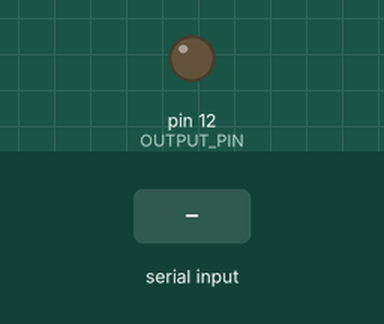
Simulated run of this sketch. Board: Arduino Uno, built with avr-gcc and run on an emulated ATmega328P. Shown: output pins drawn as LEDs (lit = HIGH). The test bench sets the inputs (shaded band). What the sketch prints to the serial monitor is not drawn.

Above: at 1.2 s.
1.3 s: "ON\n" received over Serial
At 2.4 s:
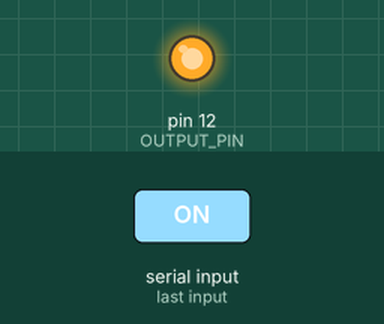
2.8 s: byte 10 ('\n') received over Serial
Timing chart, 0 to 6.8 s (numbered marks = the images above; inputs shaded):
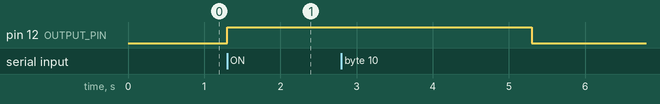

Measured:
- after the input at 1.3 s, pin 12 (OUTPUT_PIN): LOW → HIGH at once

The sketch:

Current_Draw_Test.ino
```cpp
#define OUTPUT_PIN 12
String input = "";

void setup() {
  pinMode(OUTPUT_PIN, OUTPUT);
  digitalWrite(OUTPUT_PIN, LOW);  // Start LOW
  Serial.begin(115200);
  while (!Serial) {
    delay(10);
  }
}

void loop() {
  if (Serial.available()) {
    char c = Serial.read();

    if (c == '\n' || c == '\r') {
      input.trim();  // Remove trailing whitespace or newlines

      if (input.equalsIgnoreCase("ON")) {
        Serial.println("GPIO12 → HIGH for 4 seconds");
        digitalWrite(OUTPUT_PIN, HIGH);
        delay(4000);  // Stay HIGH for 4 seconds
        digitalWrite(OUTPUT_PIN, LOW);
        Serial.println("GPIO12 → LOW");
      } else {
        Serial.println("Unrecognized command. Type ON to trigger output.");
      }

      input = "";  // Clear input buffer
    } else {
      input += c;  // Build the input string character by character
    }
  }
}
```
